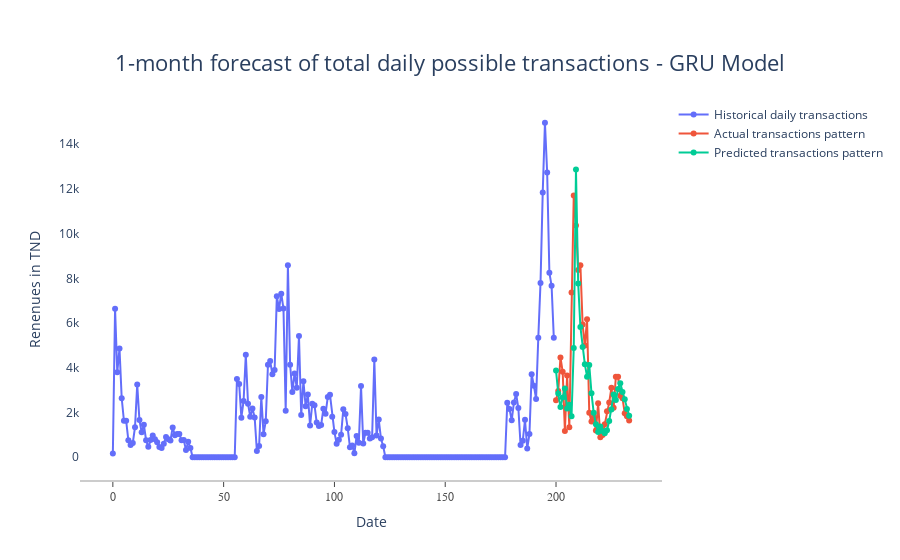

The notebook cell this image was saved under:
### Code cell
#Plotting the trend of the historical daily possible transactions training set, test set, and predicted values in one plot - LSTM
plt.figure(figsize=(14,7))

train = new_data[:200]
valid = new_data[200:]
valid['Predictions'] = scaler.inverse_transform(daily_amount)
daily_amount_gru=daily_amount
#plt.plot(train['amount'])
#plt.plot(valid[['amount','Predictions']])
#plt.title("Total daily possible transaction revenues in TND")


# Display plotly within a Colab cell
configure_plotly_browser_state()
init_notebook_mode(connected=True)

# total transactions trend - Figure 1

total_trans_trend_pred = go.Figure()

total_trans_trend_pred.add_trace(go.Scatter(x = train.index, y=train['amount'] ,
                                            mode='lines+markers', name='Historical daily transactions'))

total_trans_trend_pred.add_trace(go.Scatter(x = valid.index, y=valid['amount'] ,
                                            mode='lines+markers', name='Actual transactions pattern'))

total_trans_trend_pred.add_trace(go.Scatter(x = valid.index, y=valid['Predictions'] ,
                                            mode='lines+markers', name='Predicted transactions pattern'))

total_trans_trend_pred.update_layout( title='1-month forecast of total daily possible transactions - GRU Model', 
                                xaxis_title='Date', yaxis_title='Renenues in TND' , 
                                title_font={'size':22}, title_x=0.5 , title_y = 0.9,
                                xaxis=dict(showline=True, showgrid=False, showticklabels=True, 
                                           linecolor='rgb(204, 204, 204)', 
                                           linewidth=2, ticks='outside', tickfont=dict( family='Arial', size=12, 
                                                                                color='rgb(82, 82, 82)')),
                                autosize=True, margin=dict(autoexpand=True), showlegend=True, plot_bgcolor='white')

total_trans_trend_pred

### Figure 1 — Plotly figure (JSON) as saved in the notebook; plotly's stock layout.template omitted (floating-point values rounded to 4 significant figures; data arrays with more than 128 entries replaced by an {"elided": "..."} marker saying what was removed)
{"data": [{"mode": "lines+markers", "name": "Historical daily transactions", "type": "scatter", "x": {"elided": "200 int values"}, "y": {"elided": "200 float values"}}, {"mode": "lines+markers", "name": "Actual transactions pattern", "type": "scatter", "x": [200, 201, 202, 203, 204, 205, 206, 207, 208, 209, 210, 211, 212, 213, 214, 215, 216, 217, 218, 219, 220, 221, 222, 223, 224, 225, 226, 227, 228, 229, 230, 231, 232, 233], "y": [2546.0, 2958.0, 4461.0, 3826.0, 1172, 3657.0, 1345.0, 7370.0, 11710.0, 10360.0, 8374.0, 8582.0, 5932.0, 4993.0, 6169.0, 1987.0, 1596.0, 1798.0, 1199.0, 2410.0, 892.9, 998.7, 1470.0, 2062.0, 2451.0, 3110.0, 2212.0, 3594.0, 3595.0, 2754.0, 2642.0, 1970.0, 1828.0, 1647.0]}, {"mode": "lines+markers", "name": "Predicted transactions pattern", "type": "scatter", "x": [200, 201, 202, 203, 204, 205, 206, 207, 208, 209, 210, 211, 212, 213, 214, 215, 216, 217, 218, 219, 220, 221, 222, 223, 224, 225, 226, 227, 228, 229, 230, 231, 232, 233], "y": [3876.0, 2851.0, 2243.0, 2672.0, 3073.0, 2176.0, 2347.0, 1831.0, 4881.0, 12860.0, 7772.0, 5824.0, 4928.0, 4162.0, 3604.0, 4130.0, 2867.0, 1990.0, 1480.0, 1129.0, 1376.0, 1171.0, 1077.0, 1212.0, 1620.0, 2130.0, 2800.0, 2564.0, 3049.0, 3309.0, 2914.0, 2593.0, 2162.0, 1855.0]}], "layout": {"autosize": true, "margin": {"autoexpand": true}, "plot_bgcolor": "white", "showlegend": true, "title": {"font": {"size": 22}, "text": "1-month forecast of total daily possible transactions - GRU Model", "x": 0.5, "y": 0.9}, "xaxis": {"linecolor": "rgb(204, 204, 204)", "linewidth": 2, "showgrid": false, "showline": true, "showticklabels": true, "tickfont": {"color": "rgb(82, 82, 82)", "family": "Arial", "size": 12}, "ticks": "outside", "title": {"text": "Date"}}, "yaxis": {"title": {"text": "Renenues in TND"}}}}
